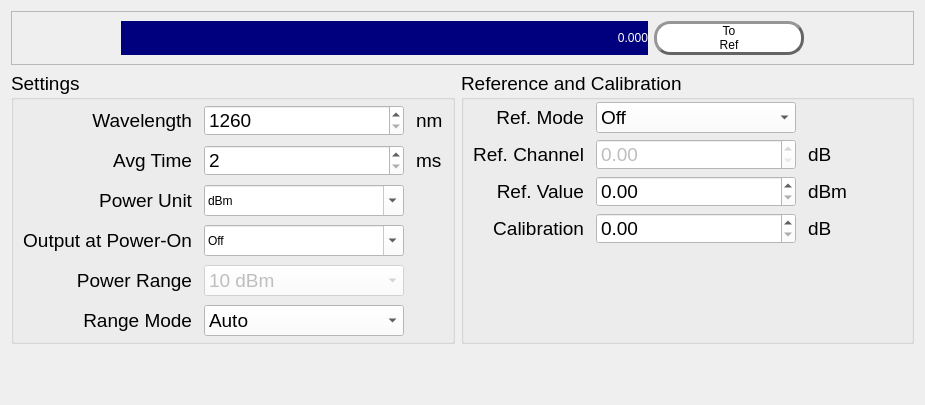
      <widget class="QWidget" name="tab_2">
       <attribute name="title">
        <string>Powermeter 5</string>
       </attribute>
       <layout class="QGridLayout" name="gridLayout_10">
        <item row="0" column="0" colspan="2">
         <widget class="QFrame" name="frame_2">
          <property name="sizePolicy">
           <sizepolicy hsizetype="Minimum" vsizetype="Preferred">
            <horstretch>0</horstretch>
            <verstretch>0</verstretch>
           </sizepolicy>
          </property>
          <property name="maximumSize">
           <size>
            <width>16777215</width>
            <height>150</height>
           </size>
          </property>
          <property name="autoFillBackground">
           <bool>false</bool>
          </property>
          <property name="frameShape">
           <enum>QFrame::StyledPanel</enum>
          </property>
          <property name="frameShadow">
           <enum>QFrame::Raised</enum>
          </property>
          <layout class="QHBoxLayout" name="horizontalLayout_3">
           <item>
            <spacer name="horizontalSpacer_3">
             <property name="orientation">
              <enum>Qt::Horizontal</enum>
             </property>
             <property name="sizeType">
              <enum>QSizePolicy::Fixed</enum>
             </property>
             <property name="sizeHint" stdset="0">
              <size>
               <width>100</width>
               <height>20</height>
              </size>
             </property>
            </spacer>
           </item>
           <item>
            <widget class="QLabel" name="main_disp_2">
             <property name="styleSheet">
              <string notr="true">color: rgb(255, 255, 255);
background-color: rgb(0, 0, 127);
font: 72pt &quot;MS Shell Dlg 2&quot;;</string>
             </property>
             <property name="text">
              <string>0.000</string>
             </property>
             <property name="alignment">
              <set>Qt::AlignRight|Qt::AlignTrailing|Qt::AlignVCenter</set>
             </property>
            </widget>
           </item>
           <item>
            <widget class="QPushButton" name="P_ref">
             <property name="sizePolicy">
              <sizepolicy hsizetype="Minimum" vsizetype="Preferred">
               <horstretch>0</horstretch>
               <verstretch>0</verstretch>
              </sizepolicy>
             </property>
             <property name="minimumSize">
              <size>
               <width>150</width>
               <height>0</height>
              </size>
             </property>
             <property name="maximumSize">
              <size>
               <width>150</width>
               <height>16777215</height>
              </size>
             </property>
             <property name="styleSheet">
              <string notr="true">QPushButton{
border-color: rgb(100, 100, 100);
font: 20pt &quot;MS Shell Dlg 2&quot;;
border-width: 3px;        
border-style: outset;
border-radius: 16px;
background-color: rgb(255, 255, 255);}
QPushButton::hover{
background-color : rgb(215, 240, 255);}
</string>
             </property>
             <property name="text">
              <string>To
Ref</string>
             </property>
            </widget>
           </item>
           <item>
            <spacer name="horizontalSpacer_4">
             <property name="orientation">
              <enum>Qt::Horizontal</enum>
             </property>
             <property name="sizeType">
              <enum>QSizePolicy::Fixed</enum>
             </property>
             <property name="sizeHint" stdset="0">
              <size>
               <width>100</width>
               <height>20</height>
              </size>
             </property>
            </spacer>
           </item>
          </layout>
         </widget>
        </item>
        <item row="2" column="0">
         <spacer name="verticalSpacer_2">
          <property name="orientation">
           <enum>Qt::Vertical</enum>
          </property>
          <property name="sizeType">
           <enum>QSizePolicy::Fixed</enum>
          </property>
          <property name="sizeHint" stdset="0">
           <size>
            <width>20</width>
            <height>50</height>
           </size>
          </property>
         </spacer>
        </item>
        <item row="1" column="1">
         <widget class="QGroupBox" name="groupBox_7">
          <property name="font">
           <font>
            <pointsize>14</pointsize>
           </font>
          </property>
          <property name="title">
           <string>Reference and Calibration</string>
          </property>
          <layout class="QGridLayout" name="gridLayout_8">
           <property name="topMargin">
            <number>2</number>
           </property>
           <property name="bottomMargin">
            <number>2</number>
           </property>
           <property name="horizontalSpacing">
            <number>12</number>
           </property>
           <property name="verticalSpacing">
            <number>6</number>
           </property>
           <item row="3" column="1">
            <widget class="QDoubleSpinBox" name="calib">
             <property name="styleSheet">
              <string notr="true">background-color: rgb(255, 255, 255);</string>
             </property>
            </widget>
           </item>
           <item row="1" column="2">
            <widget class="QLabel" name="label_31">
             <property name="maximumSize">
              <size>
               <width>50</width>
               <height>16777215</height>
              </size>
             </property>
             <property name="text">
              <string>dB</string>
             </property>
            </widget>
           </item>
           <item row="2" column="0">
            <widget class="QLabel" name="label_32">
             <property name="maximumSize">
              <size>
               <width>150</width>
               <height>16777215</height>
              </size>
             </property>
             <property name="text">
              <string>Ref. Value</string>
             </property>
             <property name="alignment">
              <set>Qt::AlignRight|Qt::AlignTrailing|Qt::AlignVCenter</set>
             </property>
            </widget>
           </item>
           <item row="3" column="2">
            <widget class="QLabel" name="label_34">
             <property name="maximumSize">
              <size>
               <width>50</width>
               <height>16777215</height>
              </size>
             </property>
             <property name="text">
              <string>dB</string>
             </property>
            </widget>
           </item>
           <item row="3" column="0">
            <widget class="QLabel" name="label_33">
             <property name="maximumSize">
              <size>
               <width>150</width>
               <height>16777215</height>
              </size>
             </property>
             <property name="text">
              <string>Calibration</string>
             </property>
             <property name="alignment">
              <set>Qt::AlignRight|Qt::AlignTrailing|Qt::AlignVCenter</set>
             </property>
            </widget>
           </item>
           <item row="0" column="1">
            <widget class="QComboBox" name="ref_mode">
             <property name="minimumSize">
              <size>
               <width>200</width>
               <height>0</height>
              </size>
             </property>
             <property name="maximumSize">
              <size>
               <width>200</width>
               <height>16777215</height>
              </size>
             </property>
             <property name="styleSheet">
              <string notr="true">background-color: rgb(255, 255, 255);</string>
             </property>
             <item>
              <property name="text">
               <string>Off</string>
              </property>
             </item>
             <item>
              <property name="text">
               <string>On</string>
              </property>
             </item>
            </widget>
           </item>
           <item row="2" column="1">
            <widget class="QDoubleSpinBox" name="ref_val">
             <property name="styleSheet">
              <string notr="true">background-color: rgb(255, 255, 255);</string>
             </property>
            </widget>
           </item>
           <item row="1" column="1">
            <widget class="QDoubleSpinBox" name="ref_channel">
             <property name="enabled">
              <bool>false</bool>
             </property>
             <property name="styleSheet">
              <string notr="true">background-color: rgb(255, 255, 255);</string>
             </property>
            </widget>
           </item>
           <item row="2" column="2">
            <widget class="QLabel" name="label">
             <property name="text">
              <string>dBm</string>
             </property>
            </widget>
           </item>
           <item row="0" column="0">
            <widget class="QLabel" name="label_28">
             <property name="maximumSize">
              <size>
               <width>150</width>
               <height>16777215</height>
              </size>
             </property>
             <property name="text">
              <string>&lt;html&gt;&lt;head/&gt;&lt;body&gt;&lt;p&gt;Ref. Mode&lt;/p&gt;&lt;/body&gt;&lt;/html&gt;</string>
             </property>
             <property name="alignment">
              <set>Qt::AlignRight|Qt::AlignTrailing|Qt::AlignVCenter</set>
             </property>
            </widget>
           </item>
           <item row="1" column="0">
            <widget class="QLabel" name="label_30">
             <property name="maximumSize">
              <size>
               <width>150</width>
               <height>16777215</height>
              </size>
             </property>
             <property name="text">
              <string>&lt;html&gt;&lt;head/&gt;&lt;body&gt;&lt;p&gt;Ref. Channel&lt;/p&gt;&lt;/body&gt;&lt;/html&gt;</string>
             </property>
             <property name="alignment">
              <set>Qt::AlignRight|Qt::AlignTrailing|Qt::AlignVCenter</set>
             </property>
            </widget>
           </item>
           <item row="5" column="1">
            <spacer name="verticalSpacer_3">
             <property name="orientation">
              <enum>Qt::Vertical</enum>
             </property>
             <property name="sizeType">
              <enum>QSizePolicy::Fixed</enum>
             </property>
             <property name="sizeHint" stdset="0">
              <size>
               <width>20</width>
               <height>95</height>
              </size>
             </property>
            </spacer>
           </item>
           <item row="1" column="3">
            <spacer name="horizontalSpacer_6">
             <property name="orientation">
              <enum>Qt::Horizontal</enum>
             </property>
             <property name="sizeType">
              <enum>QSizePolicy::Fixed</enum>
             </property>
             <property name="sizeHint" stdset="0">
              <size>
               <width>54</width>
               <height>20</height>
              </size>
             </property>
            </spacer>
           </item>
          </layout>
         </widget>
        </item>
        <item row="1" column="0">
         <widget class="QGroupBox" name="groupBox_6">
          <property name="font">
           <font>
            <pointsize>14</pointsize>
           </font>
          </property>
          <property name="styleSheet">
           <string notr="true"/>
          </property>
          <property name="title">
           <string>Settings</string>
          </property>
          <layout class="QGridLayout" name="gridLayout_7">
           <property name="topMargin">
            <number>2</number>
           </property>
           <property name="bottomMargin">
            <number>2</number>
           </property>
           <property name="horizontalSpacing">
            <number>12</number>
           </property>
           <item row="0" column="2">
            <widget class="QLabel" name="label_21">
             <property name="maximumSize">
              <size>
               <width>50</width>
               <height>16777215</height>
              </size>
             </property>
             <property name="text">
              <string>nm</string>
             </property>
            </widget>
           </item>
           <item row="0" column="0">
            <widget class="QLabel" name="label_24">
             <property name="maximumSize">
              <size>
               <width>170</width>
               <height>16777215</height>
              </size>
             </property>
             <property name="text">
              <string>Wavelength</string>
             </property>
             <property name="alignment">
              <set>Qt::AlignRight|Qt::AlignTrailing|Qt::AlignVCenter</set>
             </property>
            </widget>
           </item>
           <item row="1" column="0">
            <widget class="QLabel" name="label_25">
             <property name="maximumSize">
              <size>
               <width>170</width>
               <height>16777215</height>
              </size>
             </property>
             <property name="text">
              <string>Avg Time</string>
             </property>
             <property name="alignment">
              <set>Qt::AlignRight|Qt::AlignTrailing|Qt::AlignVCenter</set>
             </property>
            </widget>
           </item>
           <item row="2" column="0">
            <widget class="QLabel" name="label_26">
             <property name="maximumSize">
              <size>
               <width>170</width>
               <height>16777215</height>
              </size>
             </property>
             <property name="text">
              <string>Power Unit</string>
             </property>
             <property name="alignment">
              <set>Qt::AlignRight|Qt::AlignTrailing|Qt::AlignVCenter</set>
             </property>
            </widget>
           </item>
           <item row="2" column="1">
            <widget class="QComboBox" name="P_pwr_unit">
             <property name="minimumSize">
              <size>
               <width>200</width>
               <height>0</height>
              </size>
             </property>
             <property name="maximumSize">
              <size>
               <width>200</width>
               <height>16777215</height>
              </size>
             </property>
             <property name="styleSheet">
              <string notr="true">background-color: rgb(255, 255, 255);</string>
             </property>
             <property name="editable">
              <bool>true</bool>
             </property>
             <item>
              <property name="text">
               <string>dBm</string>
              </property>
             </item>
             <item>
              <property name="text">
               <string>dB</string>
              </property>
             </item>
            </widget>
           </item>
           <item row="3" column="0">
            <widget class="QLabel" name="label_27">
             <property name="maximumSize">
              <size>
               <width>170</width>
               <height>16777215</height>
              </size>
             </property>
             <property name="text">
              <string>Output at Power-On</string>
             </property>
             <property name="alignment">
              <set>Qt::AlignRight|Qt::AlignTrailing|Qt::AlignVCenter</set>
             </property>
            </widget>
           </item>
           <item row="0" column="1">
            <widget class="QSpinBox" name="P_wavelength">
             <property name="minimumSize">
              <size>
               <width>200</width>
               <height>0</height>
              </size>
             </property>
             <property name="styleSheet">
              <string notr="true">background-color: rgb(255, 255, 255);</string>
             </property>
             <property name="minimum">
              <number>1260</number>
             </property>
             <property name="maximum">
              <number>1640</number>
             </property>
            </widget>
           </item>
           <item row="3" column="1">
            <widget class="QComboBox" name="P_out_pwr">
             <property name="minimumSize">
              <size>
               <width>200</width>
               <height>0</height>
              </size>
             </property>
             <property name="styleSheet">
              <string notr="true">background-color: rgb(255, 255, 255);</string>
             </property>
             <property name="editable">
              <bool>true</bool>
             </property>
             <item>
              <property name="text">
               <string>Off</string>
              </property>
             </item>
             <item>
              <property name="text">
               <string>On</string>
              </property>
             </item>
            </widget>
           </item>
           <item row="1" column="2">
            <widget class="QLabel" name="label_44">
             <property name="text">
              <string>ms</string>
             </property>
            </widget>
           </item>
           <item row="4" column="1">
            <widget class="QComboBox" name="pwr_range">
             <property name="enabled">
              <bool>false</bool>
             </property>
             <property name="styleSheet">
              <string notr="true">background-color: rgb(255, 255, 255);</string>
             </property>
             <item>
              <property name="text">
               <string>10 dBm</string>
              </property>
             </item>
             <item>
              <property name="text">
               <string>0 dBm</string>
              </property>
             </item>
             <item>
              <property name="text">
               <string>-10 dBm</string>
              </property>
             </item>
             <item>
              <property name="text">
               <string>-20 dBm</string>
              </property>
             </item>
             <item>
              <property name="text">
               <string>-30 dBm</string>
              </property>
             </item>
            </widget>
           </item>
           <item row="4" column="0">
            <widget class="QLabel" name="label_45">
             <property name="maximumSize">
              <size>
               <width>170</width>
               <height>16777215</height>
              </size>
             </property>
             <property name="text">
              <string>Power Range</string>
             </property>
             <property name="alignment">
              <set>Qt::AlignRight|Qt::AlignTrailing|Qt::AlignVCenter</set>
             </property>
            </widget>
           </item>
           <item row="5" column="0">
            <widget class="QLabel" name="label_46">
             <property name="maximumSize">
              <size>
               <width>170</width>
               <height>16777215</height>
              </size>
             </property>
             <property name="text">
              <string>Range Mode</string>
             </property>
             <property name="alignment">
              <set>Qt::AlignRight|Qt::AlignTrailing|Qt::AlignVCenter</set>
             </property>
            </widget>
           </item>
           <item row="5" column="1">
            <widget class="QComboBox" name="range_mode">
             <property name="styleSheet">
              <string notr="true">background-color: rgb(255, 255, 255);</string>
             </property>
             <item>
              <property name="text">
               <string>Auto</string>
              </property>
             </item>
             <item>
              <property name="text">
               <string>Manual</string>
              </property>
             </item>
            </widget>
           </item>
           <item row="1" column="1">
            <widget class="QSpinBox" name="P_avg_time">
             <property name="styleSheet">
              <string notr="true">background-color: rgb(255, 255, 255);</string>
             </property>
             <property name="minimum">
              <number>2</number>
             </property>
             <property name="maximum">
              <number>1000</number>
             </property>
            </widget>
           </item>
          </layout>
         </widget>
        </item>
       </layout>
      </widget>
